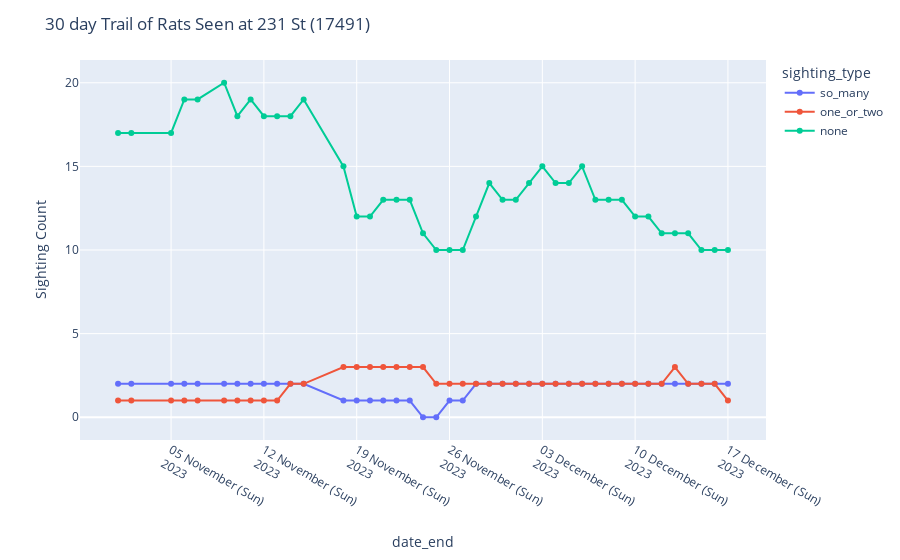

The code cell stored with this chart in its notebook:
### Code cell
def plot_station_trend(station_name, station_id=None):
    if not station_id:
        station_id = stations_df[stations_df["station_name"] == station_name]["station_id"].values
        if len(station_id) > 1:
            print("Station name conflict, this station requires a specific ID due to duplicate names")
            return

    station_data = sightings_df[sightings_df["station_id"] == station_id[0]]
    melted_data = station_data.melt(["station_id", "date_start","date_end"], var_name="sighting_type", value_vars=["so_many", "one_or_two", "none"]) 

    fig = px.line(melted_data, x="date_end", y="value", color="sighting_type", markers=True)
    fig.update_layout(
        title=f"30 day Trail of Rats Seen at {station_name} ({station_id[0]})",
        xaxis_tickformat='%d %B (%a)<br>%Y',
        yaxis_title="Sighting Count"
    )
    fig.show()

    print(pio.to_html(fig, include_plotlyjs=False))
    

plot_station_trend("231 St")

### Figure 1 — Plotly figure (JSON) as saved in the notebook; plotly's stock layout.template omitted (floating-point values rounded to 4 significant figures)
{"data": [{"hovertemplate": "sighting_type=so_many<br>date_end=%{x}<br>value=%{y}<extra></extra>", "legendgroup": "so_many", "line": {"color": "#636efa", "dash": "solid"}, "marker": {"symbol": "circle"}, "mode": "markers+lines", "name": "so_many", "orientation": "v", "showlegend": true, "type": "scatter", "x": ["2023-11-01T00:00:00", "2023-11-02T00:00:00", "2023-11-05T00:00:00", "2023-11-06T00:00:00", "2023-11-07T00:00:00", "2023-11-09T00:00:00", "2023-11-10T00:00:00", "2023-11-11T00:00:00", "2023-11-12T00:00:00", "2023-11-13T00:00:00", "2023-11-14T00:00:00", "2023-11-15T00:00:00", "2023-11-18T00:00:00", "2023-11-19T00:00:00", "2023-11-20T00:00:00", "2023-11-21T00:00:00", "2023-11-22T00:00:00", "2023-11-23T00:00:00", "2023-11-24T00:00:00", "2023-11-25T00:00:00", "2023-11-26T00:00:00", "2023-11-27T00:00:00", "2023-11-28T00:00:00", "2023-11-29T00:00:00", "2023-11-30T00:00:00", "2023-12-01T00:00:00", "2023-12-02T00:00:00", "2023-12-03T00:00:00", "2023-12-04T00:00:00", "2023-12-05T00:00:00", "2023-12-06T00:00:00", "2023-12-07T00:00:00", "2023-12-08T00:00:00", "2023-12-09T00:00:00", "2023-12-10T00:00:00", "2023-12-11T00:00:00", "2023-12-12T00:00:00", "2023-12-13T00:00:00", "2023-12-14T00:00:00", "2023-12-15T00:00:00", "2023-12-16T00:00:00", "2023-12-17T00:00:00"], "xaxis": "x", "y": [2, 2, 2, 2, 2, 2, 2, 2, 2, 2, 2, 2, 1, 1, 1, 1, 1, 1, 0, 0, 1, 1, 2, 2, 2, 2, 2, 2, 2, 2, 2, 2, 2, 2, 2, 2, 2, 2, 2, 2, 2, 2], "yaxis": "y"}, {"hovertemplate": "sighting_type=one_or_two<br>date_end=%{x}<br>value=%{y}<extra></extra>", "legendgroup": "one_or_two", "line": {"color": "#EF553B", "dash": "solid"}, "marker": {"symbol": "circle"}, "mode": "markers+lines", "name": "one_or_two", "orientation": "v", "showlegend": true, "type": "scatter", "x": ["2023-11-01T00:00:00", "2023-11-02T00:00:00", "2023-11-05T00:00:00", "2023-11-06T00:00:00", "2023-11-07T00:00:00", "2023-11-09T00:00:00", "2023-11-10T00:00:00", "2023-11-11T00:00:00", "2023-11-12T00:00:00", "2023-11-13T00:00:00", "2023-11-14T00:00:00", "2023-11-15T00:00:00", "2023-11-18T00:00:00", "2023-11-19T00:00:00", "2023-11-20T00:00:00", "2023-11-21T00:00:00", "2023-11-22T00:00:00", "2023-11-23T00:00:00", "2023-11-24T00:00:00", "2023-11-25T00:00:00", "2023-11-26T00:00:00", "2023-11-27T00:00:00", "2023-11-28T00:00:00", "2023-11-29T00:00:00", "2023-11-30T00:00:00", "2023-12-01T00:00:00", "2023-12-02T00:00:00", "2023-12-03T00:00:00", "2023-12-04T00:00:00", "2023-12-05T00:00:00", "2023-12-06T00:00:00", "2023-12-07T00:00:00", "2023-12-08T00:00:00", "2023-12-09T00:00:00", "2023-12-10T00:00:00", "2023-12-11T00:00:00", "2023-12-12T00:00:00", "2023-12-13T00:00:00", "2023-12-14T00:00:00", "2023-12-15T00:00:00", "2023-12-16T00:00:00", "2023-12-17T00:00:00"], "xaxis": "x", "y": [1, 1, 1, 1, 1, 1, 1, 1, 1, 1, 2, 2, 3, 3, 3, 3, 3, 3, 3, 2, 2, 2, 2, 2, 2, 2, 2, 2, 2, 2, 2, 2, 2, 2, 2, 2, 2, 3, 2, 2, 2, 1], "yaxis": "y"}, {"hovertemplate": "sighting_type=none<br>date_end=%{x}<br>value=%{y}<extra></extra>", "legendgroup": "none", "line": {"color": "#00cc96", "dash": "solid"}, "marker": {"symbol": "circle"}, "mode": "markers+lines", "name": "none", "orientation": "v", "showlegend": true, "type": "scatter", "x": ["2023-11-01T00:00:00", "2023-11-02T00:00:00", "2023-11-05T00:00:00", "2023-11-06T00:00:00", "2023-11-07T00:00:00", "2023-11-09T00:00:00", "2023-11-10T00:00:00", "2023-11-11T00:00:00", "2023-11-12T00:00:00", "2023-11-13T00:00:00", "2023-11-14T00:00:00", "2023-11-15T00:00:00", "2023-11-18T00:00:00", "2023-11-19T00:00:00", "2023-11-20T00:00:00", "2023-11-21T00:00:00", "2023-11-22T00:00:00", "2023-11-23T00:00:00", "2023-11-24T00:00:00", "2023-11-25T00:00:00", "2023-11-26T00:00:00", "2023-11-27T00:00:00", "2023-11-28T00:00:00", "2023-11-29T00:00:00", "2023-11-30T00:00:00", "2023-12-01T00:00:00", "2023-12-02T00:00:00", "2023-12-03T00:00:00", "2023-12-04T00:00:00", "2023-12-05T00:00:00", "2023-12-06T00:00:00", "2023-12-07T00:00:00", "2023-12-08T00:00:00", "2023-12-09T00:00:00", "2023-12-10T00:00:00", "2023-12-11T00:00:00", "2023-12-12T00:00:00", "2023-12-13T00:00:00", "2023-12-14T00:00:00", "2023-12-15T00:00:00", "2023-12-16T00:00:00", "2023-12-17T00:00:00"], "xaxis": "x", "y": [17, 17, 17, 19, 19, 20, 18, 19, 18, 18, 18, 19, 15, 12, 12, 13, 13, 13, 11, 10, 10, 10, 12, 14, 13, 13, 14, 15, 14, 14, 15, 13, 13, 13, 12, 12, 11, 11, 11, 10, 10, 10], "yaxis": "y"}], "layout": {"autosize": true, "legend": {"title": {"text": "sighting_type"}, "tracegroupgap": 0}, "margin": {"t": 60}, "title": {"text": "30 day Trail of Rats Seen at 231 St (17491)"}, "xaxis": {"anchor": "y", "autorange": true, "domain": [0, 1], "range": ["2023-10-27 19:33:03.6735", "2023-12-21 04:26:56.3265"], "tickformat": "%d %B (%a)<br>%Y", "title": {"text": "date_end"}, "type": "date"}, "yaxis": {"anchor": "x", "autorange": true, "domain": [0, 1], "range": [-1.667, 21.67], "title": {"text": "Sighting Count"}, "type": "linear"}}}
